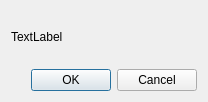
<?xml version="1.0" encoding="UTF-8"?>
<ui version="4.0">
 <class>ErrorBox</class>
 <widget class="QDialog" name="ErrorBox">
  <property name="geometry">
   <rect>
    <x>0</x>
    <y>0</y>
    <width>208</width>
    <height>102</height>
   </rect>
  </property>
  <property name="windowTitle">
   <string>Dialog</string>
  </property>
  <layout class="QGridLayout" name="gridLayout">
   <item row="0" column="0">
    <widget class="QLabel" name="errorMessage">
     <property name="text">
      <string>TextLabel</string>
     </property>
    </widget>
   </item>
   <item row="1" column="0">
    <widget class="QDialogButtonBox" name="buttonBox">
     <property name="orientation">
      <enum>Qt::Horizontal</enum>
     </property>
     <property name="standardButtons">
      <set>QDialogButtonBox::Cancel|QDialogButtonBox::Ok</set>
     </property>
    </widget>
   </item>
  </layout>
 </widget>
 <resources/>
 <connections>
  <connection>
   <sender>buttonBox</sender>
   <signal>accepted()</signal>
   <receiver>ErrorBox</receiver>
   <slot>accept()</slot>
   <hints>
    <hint type="sourcelabel">
     <x>248</x>
     <y>254</y>
    </hint>
    <hint type="destinationlabel">
     <x>157</x>
     <y>274</y>
    </hint>
   </hints>
  </connection>
  <connection>
   <sender>buttonBox</sender>
   <signal>rejected()</signal>
   <receiver>ErrorBox</receiver>
   <slot>reject()</slot>
   <hints>
    <hint type="sourcelabel">
     <x>316</x>
     <y>260</y>
    </hint>
    <hint type="destinationlabel">
     <x>286</x>
     <y>274</y>
    </hint>
   </hints>
  </connection>
 </connections>
</ui>
